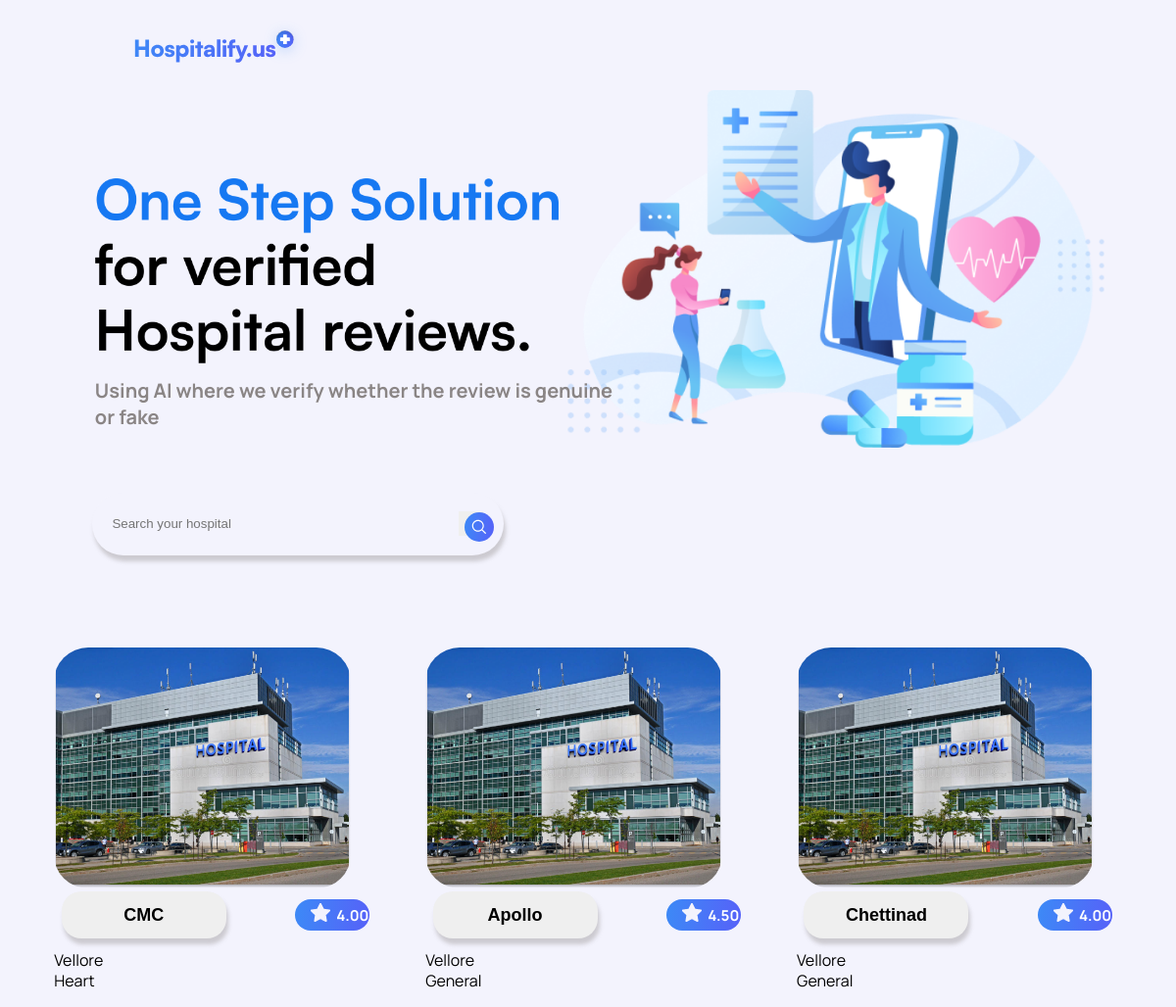
The page / on the database its author committed.
### db.py (models this page shows, shortened)
class Hospital(DB.Model):
    id=DB.Column(DB.Integer,primary_key=True,autoincrement=True)
    name=DB.Column(DB.String(50),nullable=False)
    city_id=DB.Column(DB.Integer,DB.ForeignKey('city.id'),nullable=False)
    speciality=DB.Column(DB.String(50),nullable=False,default='General')

class City(DB.Model):
    id=DB.Column(DB.Integer,primary_key=True,autoincrement=True)
    name=DB.Column(DB.String(50),nullable=False)

### app.py (the view, shortened to what this page needs)
@app.route('/', methods=['GET', 'POST'])
def index():
    hospitals=Hospital.query.all()
    hospital_names=[hospital.name for hospital in hospitals]
    hospital_ids=[hospital.id for hospital in hospitals]
    avgRatings=[]
    for hospital in hospitals:
        reviews=Review.query.filter_by(hospital_id=hospital.id).all()
        if len(reviews)==0:
            avgRatings.append(0)
        else:
            avgRatings.append(round(sum([review.rating for review in reviews])/len(reviews),2))
    cities=[]
    for hospital in hospitals:
        city=City.query.filter_by(id=hospital.city_id).first()
        cities.append(city.name)
    specialities=[]
    for hospital in hospitals:
        specialities.append(hospital.speciality)
    return render_template('index.html',hospital_names=hospital_names,avgRatings=avgRatings,cities=cities,specialities=specialities)

### templates/index.html (shortened to what this page needs)
<!DOCTYPE html>
<html lang="en">
<head>
  <link rel="stylesheet" href="../static/css/style.css">
</head>
<div class="navbar">
  <p class="start"><img src="../static/images/logo.svg" alt="" class="logo"></p>
</div>
<div class="part1">
  <img src="../static/images/One Step Solution for verified Hospital reviews..png" alt="" class="text-img">
  <div class="doc_photos">
    <img src="../static/images/trafalgar-illustration sec03 1.png" alt="" class="doctor">
  </div>
</div>
<p class="p1">Using AI where we verify whether the review is
  genuine <br>or fake</p>
<form action="" class="searchform">
  <input type="text" placeholder="Search your hospital" name="search" class="all">
  <button type="submit" class="searchbar"><img src="../static/images/search-bar.svg" alt=""
      class="buttonimage"></button>
</form>
<div class="card">
  <div class="card1">
    <img src="../static/images/hospitalImage.png" alt="img1" class="card_img">
    <div class="baby_card">
      <div class="card_info">
        <form action="" method="POST">
          <input type="submit" class="hospitalName" value="{{hospital_names[0]}}" name="hospitalName">
        </form>
        <div class="btn">
          <p><img src="../static/images/starr.png" alt="" class="cl"></p>
          <p class="up">{{avgRatings[0]}}</p>
        </div>
      </div>
      <p>{{cities[0]}}</p>
      <p>{{specialities[0]}}</p>
    </div>
  </div>
  <div class="card1">
    <img src="../static/images/hospitalImage.png" alt="img1" class="card_img">
    <div>
      <div class="card_info">
        <form action="" method="POST">
          <input type="submit" class="hospitalName" value="{{hospital_names[1]}}" name="hospitalName">
        </form>
        <div class="btn">
          <p><img src="../static/images/starr.png" alt="" class="cl"></p>
          <p class="up">{{avgRatings[1]}}</p>
        </div>
      </div>
      <p>{{cities[1]}}</p>
      <p>{{specialities[1]}}</p>
    </div>
  </div>
  <div class="card1">
    <img src="../static/images/hospitalImage.png" alt="img1" class="card_img">
    <div>
      <div class="card_info">
        <form action="" method="POST">
          <input type="submit" class="hospitalName" value="{{hospital_names[2]}}" name="hospitalName">
        </form>
        <div class="btn">
          <p><img src="../static/images/starr.png" alt="" class="cl"></p>
          <p class="up">{{avgRatings[2]}}</p>
        </div>
      </div>
      <p>{{cities[2]}}</p>
      <p>{{specialities[2]}}</p>
    </div>
  </div>
</div>
</body>
</html>

### static/css/style.css (style rules this page uses)
.logo { margin-left: 16vh; width: 15%; }
.btn { background: linear-gradient(96.14deg, #3A8EF6 -10.84%, #6F3AFA 196.74%); border-radius: 6vh; color: white; width:5vw; height: 3vh; padding-bottom: 1vh; padding-left: 2vh; display: flex; flex-direction: row; margin-right: -4.5vh; }
textarea, input { outline: none; }
.cl { margin-top: -1.5vh; margin-right:5px ; }
.up { font-size: 15px; font-weight: bold; margin-top: 1.8vh; }
.start { font-family: 'Manrope', sans-serif; font-size: 20px; font-weight: bold; }
.p1 { margin-top: -6.5%; margin-left: 7.5%; font-family: 'Manrope', sans-serif; font-size: 20px; font-weight: bold; color: #8A8585; }
.part1 { display: flex; flex-direction: row; align-items: center; justify-content:space-around; }
.text-img { margin-left: 7.5%; height: 40%; width: 40%; }
.doctor { height: 90%; width: 90%; }
.card { display: flex; flex-direction: row; align-items: center; justify-content: space-between; margin-left: 4%; margin-top: 8%; }
.card1 { display: flex; flex-direction: column; line-height: 5px; }
.card_img { height: 40%; width: 80%; border-radius: 35px; margin-bottom: 3%; }
.searchform { background: #F9F7F7; box-shadow: 2px 6px 4px rgba(145, 139, 139, 0.4); border-radius: 50px; display: flex; flex-direction: row; align-items: center; justify-content: space-between; background-color: #F3F3FD; height: 8vh; width: 35vw; margin-top:8vh; margin-left: 7.2vw; }
.all { width: 60%; height: 6vh; background-color: transparent; border:transparent; text-decoration: none; padding-left: 20px; }
.searchbar { cursor: pointer; width: 25px; height:25px; border: 0; border:transparent; text-decoration: none; margin-right: 5%; }
.buttonimage { background-color: transparent; height: 30px; width: 30px; }
.card_info { display: flex; width: 80%; flex-direction: row; align-items: center; justify-content: space-around; margin-left: 1vh; margin-bottom: 3.5vh; }
.hospitalName { width:14vw; height: 6vh; border: transparent; font-family: 'Poppins', sans-serif; font-size: 18px; font-weight: bold; border-radius: 20px; margin-left: -3vw; margin-top: -1.5vh; margin-bottom: -1.5vh; box-shadow: 2px 6px 4px rgb(145 139 139 / 40%); }

### rows shown on the page
Hospital: hospitalName "CMC", speciality "Heart"
City: name "Vellore"
Hospital: hospitalName "Apollo", speciality "General"
Hospital: hospitalName "Chettinad", speciality "General"

### other values the page prints
{{ avgRatings[0] }} "4.00"
{{ avgRatings[1] }} "4.50"
{{ avgRatings[2] }} "4.00"
